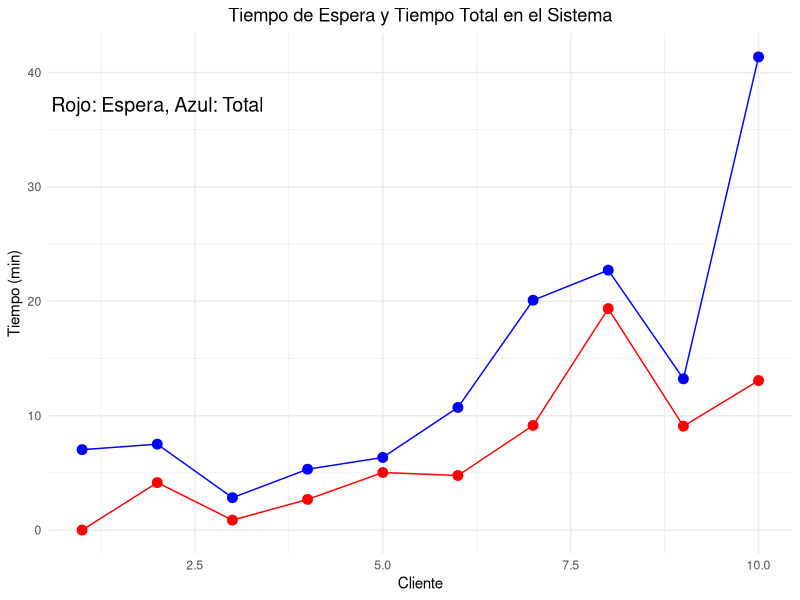
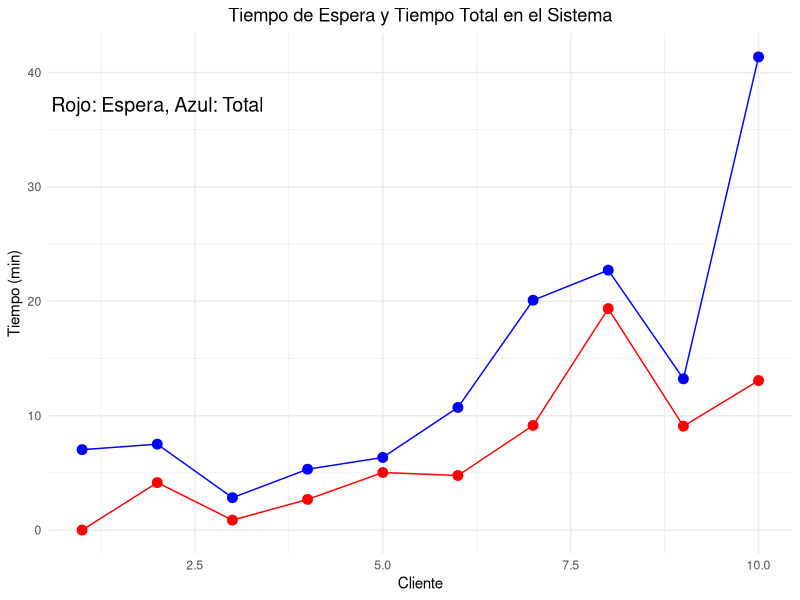

Source code (R) for these figures, in order:
set.seed(123)  # Fijar semilla para reproducibilidad

# Parámetros de la simulación
n_clientes <- 10  # Número de clientes a simular
tasa_llegada <- 1/5  # Media de llegada de clientes (5 min)
tasa_servicio <- 1/7  # Media de atención (7 min)

# Generar tiempos de llegada exponenciales
tiempo_llegada <- cumsum(rexp(n_clientes, rate = tasa_llegada))

# Generar tiempos de servicio exponenciales
tiempo_servicio <- rexp(n_clientes, rate = tasa_servicio)

# Inicializar vectores para tiempos de inicio y fin
tiempo_inicio <- numeric(n_clientes)
tiempo_fin <- numeric(n_clientes)

# Simulación de la atención en el cajero
for (i in 1:n_clientes) {
  if (i == 1) {
    tiempo_inicio[i] <- tiempo_llegada[i]  # Primer cliente es atendido de inmediato
  } else {
    tiempo_inicio[i] <- max(tiempo_llegada[i], tiempo_fin[i-1])  # Espera si el cajero está ocupado
  }
  tiempo_fin[i] <- tiempo_inicio[i] + tiempo_servicio[i]  # Fin del servicio
}

# Calcular métricas
tiempo_espera <- tiempo_inicio - tiempo_llegada  # Tiempo que esperó en la cola
tiempo_total <- tiempo_fin - tiempo_llegada  # Tiempo total en el sistema

# Crear un data frame con los resultados
resultado <- data.frame(
  Cliente = 1:n_clientes,
  Llegada = round(tiempo_llegada, 2),
  Inicio_Atencion = round(tiempo_inicio, 2),
  Fin_Atencion = round(tiempo_fin, 2),
  Tiempo_Espera = round(tiempo_espera, 2),
  Tiempo_Total = round(tiempo_total, 2)
)

# Mostrar resultados
print(resultado)

# Graficar el comportamiento de la cola
library(ggplot2)
ggplot(resultado, aes(x = Cliente)) +
  geom_point(aes(y = Tiempo_Espera), color = "red", size = 3) +
  geom_line(aes(y = Tiempo_Espera), color = "red") +
  geom_point(aes(y = Tiempo_Total), color = "blue", size = 3) +
  geom_line(aes(y = Tiempo_Total), color = "blue") +
  labs(title = "Tiempo de Espera y Tiempo Total en el Sistema",
       x = "Cliente", y = "Tiempo (min)") +
  scale_y_continuous(limits = c(0, max(tiempo_total))) +
  theme_minimal() +
  theme(plot.title = element_text(hjust = 0.5)) +
  annotate("text", x = 2, y = max(tiempo_total) * 0.9, 
           label = "Rojo: Espera, Azul: Total", color = "black", size = 5)
set.seed(123)  # Fijar semilla para reproducibilidad

# Parámetros de la simulación
n_clientes <- 10  # Número de clientes a simular
tasa_llegada <- 1/5  # Media de llegada de clientes (5 min)
tasa_servicio <- 1/7  # Media de atención (7 min)

# Generar tiempos de llegada exponenciales
tiempo_llegada <- cumsum(rexp(n_clientes, rate = tasa_llegada))

# Generar tiempos de servicio exponenciales
tiempo_servicio <- rexp(n_clientes, rate = tasa_servicio)

# Inicializar vectores para tiempos de inicio y fin
tiempo_inicio <- numeric(n_clientes)
tiempo_fin <- numeric(n_clientes)

# Simulación de la atención en el cajero
for (i in 1:n_clientes) {
  if (i == 1) {
    tiempo_inicio[i] <- tiempo_llegada[i]  # Primer cliente es atendido de inmediato
  } else {
    tiempo_inicio[i] <- max(tiempo_llegada[i], tiempo_fin[i-1])  # Espera si el cajero está ocupado
  }
  tiempo_fin[i] <- tiempo_inicio[i] + tiempo_servicio[i]  # Fin del servicio
}

# Calcular métricas
tiempo_espera <- tiempo_inicio - tiempo_llegada  # Tiempo que esperó en la cola
tiempo_total <- tiempo_fin - tiempo_llegada  # Tiempo total en el sistema

# Crear un data frame con los resultados
resultado <- data.frame(
  Cliente = 1:n_clientes,
  Llegada = round(tiempo_llegada, 2),
  Inicio_Atencion = round(tiempo_inicio, 2),
  Fin_Atencion = round(tiempo_fin, 2),
  Tiempo_Espera = round(tiempo_espera, 2),
  Tiempo_Total = round(tiempo_total, 2)
)

# Mostrar resultados
print(resultado)

# Graficar el comportamiento de la cola
library(ggplot2)
ggplot(resultado, aes(x = Cliente)) +
  geom_point(aes(y = Tiempo_Espera), color = "red", size = 3) +
  geom_line(aes(y = Tiempo_Espera), color = "red") +
  geom_point(aes(y = Tiempo_Total), color = "blue", size = 3) +
  geom_line(aes(y = Tiempo_Total), color = "blue") +
  labs(title = "Tiempo de Espera y Tiempo Total en el Sistema",
       x = "Cliente", y = "Tiempo (min)") +
  scale_y_continuous(limits = c(0, max(tiempo_total))) +
  theme_minimal() +
  theme(plot.title = element_text(hjust = 0.5)) +
  annotate("text", x = 2, y = max(tiempo_total) * 0.9, 
           label = "Rojo: Espera, Azul: Total", color = "black", size = 5)
           